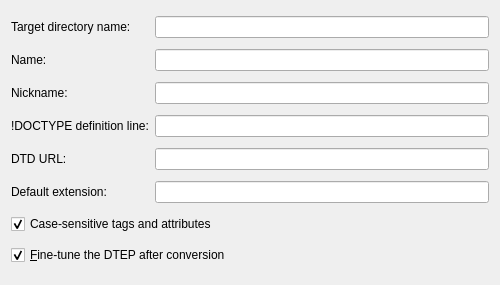
<ui version="4.0" >
 <author>(C) 2003 Andras Mantia &lt;amantia@kde.org></author>
 <comment>***************************************************************************
 *                                                                         *
 *   This program is free software; you can redistribute it and/or modify  *
 *   it under the terms of the GNU General Public License as published by  *
 *   the Free Software Foundation; version 2 of the License.               *
 *                                                                         *
 ***************************************************************************
</comment>
 <class>DTEPCreationDlg</class>
 <widget class="QWidget" name="DTEPCreationDlg" >
  <property name="geometry" >
   <rect>
    <x>0</x>
    <y>0</y>
    <width>500</width>
    <height>285</height>
   </rect>
  </property>
  <property name="minimumSize" >
   <size>
    <width>500</width>
    <height>200</height>
   </size>
  </property>
  <property name="windowTitle" >
   <string>DTD - > DTEP Conversion</string>
  </property>
  <layout class="QGridLayout" >
   <property name="margin" >
    <number>11</number>
   </property>
   <property name="spacing" >
    <number>6</number>
   </property>
   <item row="2" column="1" >
    <widget class="QLineEdit" name="nickName" />
   </item>
   <item row="4" column="1" >
    <widget class="QLineEdit" name="dtdURL" />
   </item>
   <item row="1" column="0" >
    <widget class="QLabel" name="textLabel1" >
     <property name="text" >
      <string>Name: </string>
     </property>
    </widget>
   </item>
   <item row="2" column="0" >
    <widget class="QLabel" name="textLabel2" >
     <property name="text" >
      <string>Nickname:</string>
     </property>
    </widget>
   </item>
   <item row="3" column="0" >
    <widget class="QLabel" name="textLabel3" >
     <property name="text" >
      <string>!DOCTYPE definition line:</string>
     </property>
    </widget>
   </item>
   <item row="0" column="1" >
    <widget class="QLineEdit" name="directory" />
   </item>
   <item row="3" column="1" >
    <widget class="QLineEdit" name="doctype" />
   </item>
   <item row="1" column="1" >
    <widget class="QLineEdit" name="dtdName" />
   </item>
   <item row="4" column="0" >
    <widget class="QLabel" name="textLabel5" >
     <property name="text" >
      <string>DTD URL:</string>
     </property>
    </widget>
   </item>
   <item row="0" column="0" >
    <widget class="QLabel" name="textLabel4" >
     <property name="text" >
      <string>Target directory name:</string>
     </property>
    </widget>
   </item>
   <item row="5" column="0" >
    <widget class="QLabel" name="textLabel1_2" >
     <property name="text" >
      <string>Default extension:</string>
     </property>
    </widget>
   </item>
   <item row="5" column="1" >
    <widget class="QLineEdit" name="defaultExtension" />
   </item>
   <item row="6" column="0" colspan="2" >
    <widget class="QCheckBox" name="caseSensitive" >
     <property name="text" >
      <string>Case-sensitive tags and attributes</string>
     </property>
     <property name="checked" >
      <bool>true</bool>
     </property>
    </widget>
   </item>
   <item row="7" column="0" colspan="2" >
    <widget class="QCheckBox" name="fineTune" >
     <property name="text" >
      <string>&amp;Fine-tune the DTEP after conversion</string>
     </property>
     <property name="checked" >
      <bool>true</bool>
     </property>
    </widget>
   </item>
  </layout>
 </widget>
 <tabstops>
  <tabstop>directory</tabstop>
  <tabstop>dtdName</tabstop>
  <tabstop>nickName</tabstop>
  <tabstop>doctype</tabstop>
  <tabstop>dtdURL</tabstop>
  <tabstop>defaultExtension</tabstop>
  <tabstop>caseSensitive</tabstop>
 </tabstops>
 <resources/>
 <connections/>
</ui>
